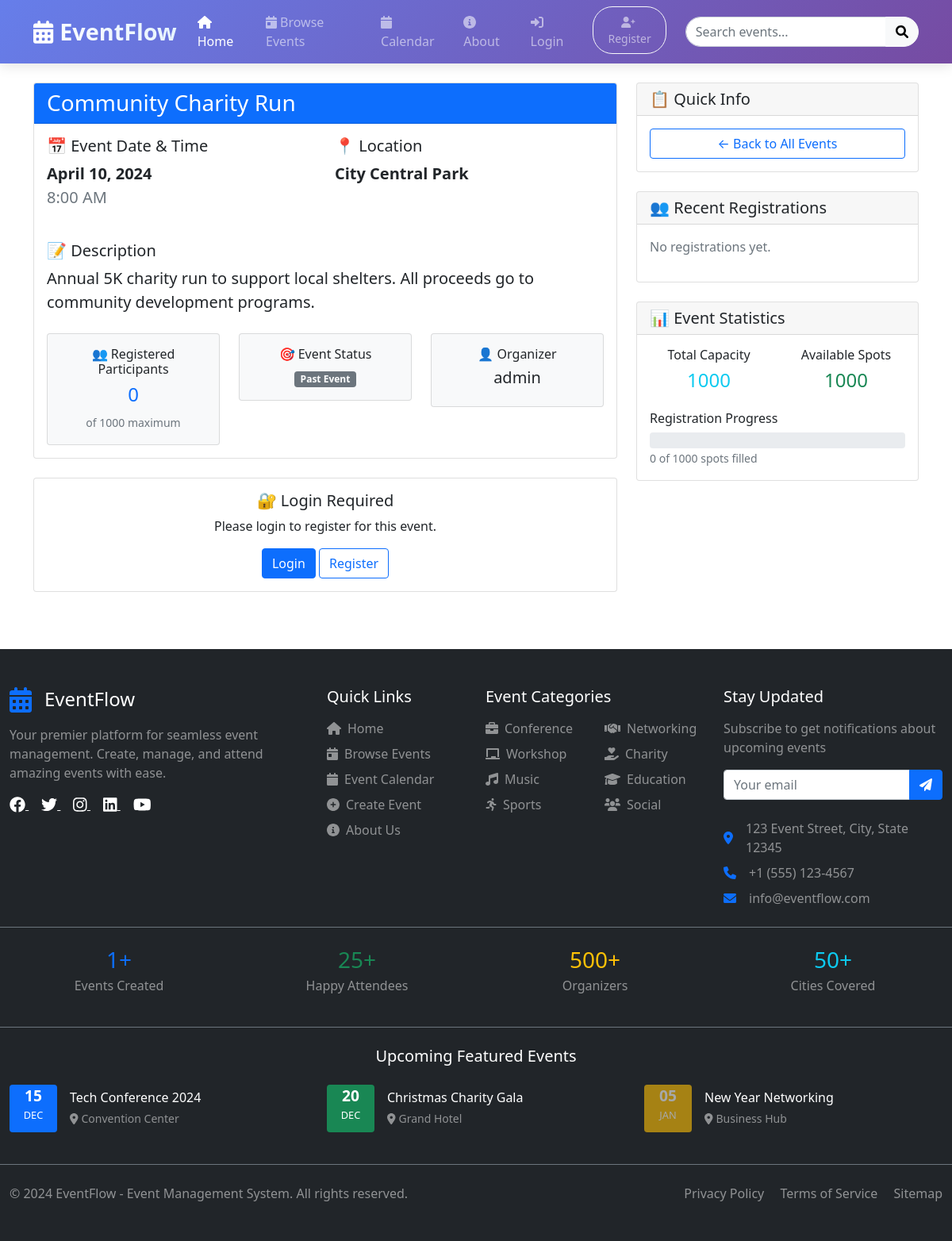
The app's page /eventdetails.php?id=3 with its own data.
### tables this page shows
CREATE TABLE events (
    id INT AUTO_INCREMENT PRIMARY KEY,
    title VARCHAR(255) NOT NULL,
    description TEXT,
    event_date DATE NOT NULL,
    event_time TIME NOT NULL,
    location VARCHAR(255) NOT NULL,
    max_participants INT,
    event_type ENUM('conference', 'workshop', 'seminar', 'networking', 'social', 'sports', 'charity', 'concert', 'exhibition', 'other') DEFAULT 'other',
    price DECIMAL(10,2) DEFAULT 0.00,
    category_id INT,
    featured BOOLEAN DEFAULT FALSE,
    created_by INT,
    created_at TIMESTAMP DEFAULT CURRENT_TIMESTAMP,
    FOREIGN KEY (category_id) REFERENCES categories(id),
    FOREIGN KEY (created_by) REFERENCES users(id)
);

CREATE TABLE users (
    id INT AUTO_INCREMENT PRIMARY KEY,
    username VARCHAR(50) UNIQUE NOT NULL,
    email VARCHAR(100) UNIQUE NOT NULL,
    password VARCHAR(255) NOT NULL,
    user_type ENUM('admin', 'user') DEFAULT 'user',
    created_at TIMESTAMP DEFAULT CURRENT_TIMESTAMP
);

### eventdetails.php (the view, shortened to what this page needs)
<?php
include 'includes/header.php';
include 'includes/db.php';
$event_id = $_GET['id'];
$stmt = $pdo->prepare("
    SELECT e.*, u.username as creator,
           COUNT(er.id) as registration_count,
           e.max_participants
    FROM events e
    LEFT JOIN users u ON e.created_by = u.id
    LEFT JOIN event_registrations er ON e.id = er.event_id
    WHERE e.id = ?
    GROUP BY e.id
");
$stmt->execute([$event_id]);
$event = $stmt->fetch();
$is_registered = false;
$registered_users_stmt = $pdo->prepare("
    SELECT u.username, u.email, er.registration_date
    FROM event_registrations er
    JOIN users u ON er.user_id = u.id
    WHERE er.event_id = ?
    ORDER BY er.registration_date DESC
    LIMIT 10
");
$registered_users_stmt->execute([$event_id]);
$registered_users = $registered_users_stmt->fetchAll();
?>
<div class="row">
    <div class="col-md-8">
        <div class="card mb-4">
            <div class="card-header bg-primary text-white">
                <h3 class="mb-0"><?php echo htmlspecialchars($event['title']); ?></h3>
            </div>
            <div class="card-body">
                <div class="row mb-4">
                    <div class="col-md-6">
                        <h5>📅 Event Date & Time</h5>
                        <p class="fs-5">
                            <strong><?php echo date('F j, Y', strtotime($event['event_date'])); ?></strong><br>
                            <span class="text-muted"><?php echo date('g:i A', strtotime($event['event_time'])); ?></span>
                        </p>
                    </div>
                    <div class="col-md-6">
                        <h5>📍 Location</h5>
                        <p class="fs-5">
                            <strong><?php echo htmlspecialchars($event['location']); ?></strong>
                        </p>
                    </div>
                </div>
                <h5>📝 Description</h5>
                <p class="lead"><?php echo nl2br(htmlspecialchars($event['description'])); ?></p>
                <div class="row mt-4">
                    <div class="col-md-4">
                        <div class="card bg-light">
                            <div class="card-body text-center">
                                <h6>👥 Registered Participants</h6>
                                <h4 class="text-primary"><?php echo $event['registration_count']; ?></h4>
                                <?php if($event['max_participants'] > 0): ?>
                                    <small class="text-muted">
                                        of <?php echo $event['max_participants']; ?> maximum
                                    </small>
                                <?php endif; ?>
                            </div>
                        </div>
                    </div>
                    <div class="col-md-4">
                        <div class="card bg-light">
                            <div class="card-body text-center">
                                <h6>🎯 Event Status</h6>
                                <?php
                                $event_date = strtotime($event['event_date']);
                                $today = strtotime('today');
                                if($event_date < $today) {
                                    echo '<span class="badge bg-secondary">Past Event</span>';
                                } elseif($event_date == $today) {
                                    echo '<span class="badge bg-success">Today</span>';
                                } else {
                                    echo '<span class="badge bg-primary">Upcoming</span>';
                                }
                                ?>
                            </div>
                        </div>
                    </div>
                    <div class="col-md-4">
                        <div class="card bg-light">
                            <div class="card-body text-center">
                                <h6>👤 Organizer</h6>
                                <h5><?php echo htmlspecialchars($event['creator']); ?></h5>
                            </div>
                        </div>
                    </div>
                </div>
            </div>
        </div>
        <?php if(isset($_SESSION['user_id'])): ?>
            <div class="card mb-4">
                <div class="card-header">
                    <h5 class="mb-0">Event Registration</h5>
                </div>
                <div class="card-body text-center">
                    <?php if($is_registered): ?>
                        <div class="alert alert-success">
                            <h5>✅ You are registered for this event!</h5>
                            <p class="mb-0">We look forward to seeing you at the event.</p>
                        </div>
                        <a href="my_registrations.php" class="btn btn-primary">View My Registrations</a>
                    <?php else: ?>
                        <?php
                        $event_date = strtotime($event['event_date']);
                        $today = strtotime('today');
                        if($event_date < $today):
                        ?>
                            <div class="alert alert-warning">
                                <h5>📅 Event has passed</h5>
                                <p class="mb-0">Registration is closed for past events.</p>
                            </div>
                        <?php elseif($event['max_participants'] > 0 && $event['registration_count'] >= $event['max_participants']): ?>
                            <div class="alert alert-danger">
                                <h5>🚫 Event Full</h5>
                                <p class="mb-0">This event has reached maximum capacity.</p>
                            </div>
                        <?php else: ?>
                            <form method="POST" action="">
                                <h5>Ready to join this event?</h5>
                                <p class="text-muted">Click the button below to register.</p>
                                <button type="submit" name="register" class="btn btn-success btn-lg">
                                    Register for this Event
                                </button>
                            </form>
                        <?php endif; ?>
                    <?php endif; ?>
                </div>
            </div>
        <?php else: ?>
            <div class="card mb-4">
                <div class="card-body text-center">
                    <h5>🔐 Login Required</h5>
                    <p>Please login to register for this event.</p>
                    <a href="login.php" class="btn btn-primary">Login</a>
                    <a href="register.php" class="btn btn-outline-primary">Register</a>
                </div>
            </div>
        <?php endif; ?>
    </div>
    <div class="col-md-4">
        <div class="card mb-4">
            <div class="card-header">
                <h5 class="mb-0">📋 Quick Info</h5>
            </div>
            <div class="card-body">
                <div class="d-grid gap-2">
                    <a href="events.php" class="btn btn-outline-primary">
                        ← Back to All Events
                    </a>
                </div>
            </div>
        </div>
        <div class="card">
            <div class="card-header">
                <h5 class="mb-0">👥 Recent Registrations</h5>
            </div>
            <div class="card-body">
                <?php if(empty($registered_users)): ?>
                    <p class="text-muted">No registrations yet.</p>
                <?php endif; ?>
            </div>
        </div>
        <div class="card mt-4">
            <div class="card-header">
                <h5 class="mb-0">📊 Event Statistics</h5>
            </div>
            <div class="card-body">
                <div class="row text-center">
                    <div class="col-6">
                        <h6>Total Capacity</h6>
                        <h4 class="text-info">
                            <?php echo $event['max_participants'] > 0 ? $event['max_participants'] : '∞'; ?>
                        </h4>
                    </div>
                    <div class="col-6">
                        <h6>Available Spots</h6>
                        <h4 class="text-success">
                            <?php
                            if($event['max_participants'] > 0) {
                                echo $event['max_participants'] - $event['registration_count'];
                            } else {
                                echo '∞';
                            }
                            ?>
                        </h4>
                    </div>
                </div>
                <?php if($event['max_participants'] > 0): ?>
                    <div class="mt-3">
                        <h6>Registration Progress</h6>
                        <div class="progress" style="height: 20px;">
                        </div>
                        <small class="text-muted">
                            <?php echo $event['registration_count']; ?> of <?php echo $event['max_participants']; ?> spots filled
                        </small>
                    </div>
                <?php endif; ?>
            </div>
        </div>
    </div>
</div>
<?php include 'includes/footer.php'; ?>

### records on screen
events: title "Community Charity Run", event_date "April 10, 2024", event_time "8:00 AM", location "City Central Park", description "Annual 5K charity run to support local shelters. All proceeds go to community development programs.", max_participants "1000", created_by.username "admin", $event['max_participants']-$event['registration_count'] "1000"

### other values on screen
$event['registration_count'] "0"
